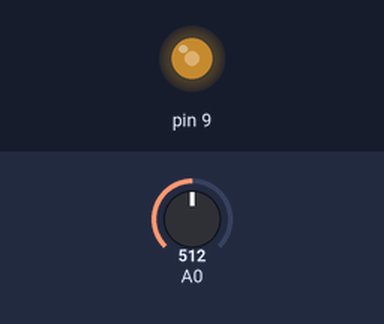
A sketch run on a simulated Arduino Uno, built with avr-gcc and run on an emulated ATmega328P. Parts: output pins drawn as LEDs (lit = HIGH). The inputs (shaded band) are chosen by the test bench; at power-on: A0 = 512. What the sketch prints to the serial monitor is not drawn. At 1.7 s the program stops and its outputs stay as they are.

Above: at 0.1 s.
Timing chart, 0 to 1.6 s (numbered marks = the images above):
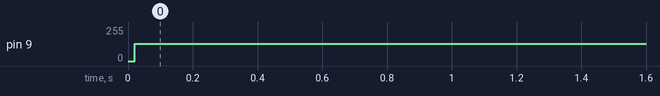

Measured:
- by itself, pin 9: 0/255 → 128/255 at 0.02 s

The sketch:

Analog_Signal_Read.ino
```cpp
#include <avr/io.h>
#include <stdint.h>                     // needed for uint8_t
#include <avr/interrupt.h>
#define FOSC 16000000                       // Clock Speed
#define BAUD 9600
#define MYUBRR FOSC/16/BAUD -1
volatile int i=0,d[500],flag=0;;
void adc_init()
{
    ADMUX = (1<<REFS0);
    ADCSRA = (1<<ADEN)|(1<<ADPS2)|(1<<ADPS1)|(1<<ADPS0);
}
uint16_t adc_read(uint8_t ch)
{
  ch &= 0b00000111;
  ADMUX = (ADMUX & 0xF8)|ch;
  ADCSRA |= (1<<ADSC);
  while(ADCSRA & (1<<ADSC));
  return (ADC);
}
void USART_Transmit(  uint8_t data )
{ while ( !( UCSR0A & (1<<5)) )
    ;
  UDR0 = data;
}
ISR(TIMER0_COMPA_vect)
{   if(i<500)
    {d[i] = adc_read(0);
    }
    else
    {flag=1;
     TIMSK0&=~(1<<1);
    }
    i++;

}
int main(void)
{ adc_init();
  UBRR0H = (MYUBRR >> 8);
  UBRR0L = MYUBRR;
  UCSR0B |= (1 << RXEN0) | (1 << TXEN0);
  UCSR0C |= (1 << UCSZ01) | (1 << UCSZ00);

  DDRB |= (1 << 1);
  TCCR1A |= (1 << WGM11) | (1 << COM1A1);
  TCCR1B |= (1 << WGM12) | (1 << WGM13) | (1 << CS12);
  ICR1 = 1249;
  OCR1A= 624;   //setting timer 1 to generate a square pulse of 50 hz
  TCCR0A|=(1<<WGM01);
  TCCR0B|=(1<<CS02);
  TIMSK0|=(1<<1);
  OCR0A = 62;
  TCNT0=0;
  sei();//prescaler 256 with sampling frequency = 250 hz > 2*100 hz
  while(1)
  { if(flag)
        { for(int i=0;i<500;i++)
            {
                uint8_t l= d[i]/100;
                USART_Transmit(l);
                uint8_t u= d[i]%100;
                USART_Transmit(u);

            }

              flag=0;
        }
  }
  return 0;

}
```
